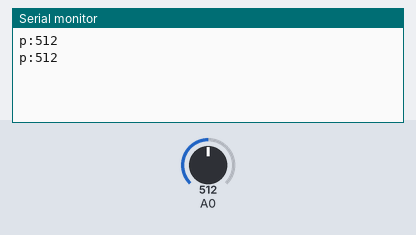
The sketch below on a simulated Arduino Uno, built with avr-gcc and run on an emulated ATmega328P. Shown: the last lines printed to the serial monitor. The inputs (shaded band) are chosen by the test bench; at power-on: A0 = 512.

Above: at 1.8 s.
1.9 s: A0 set to 716
At 2.8 s:
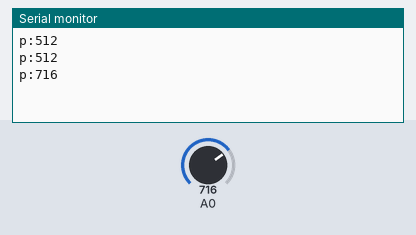
3.4 s: A0 set to 900
At 4.7 s:
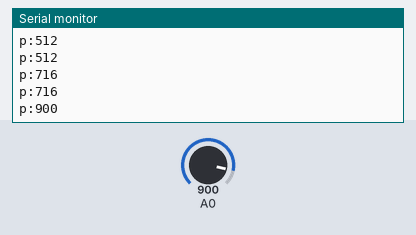
Timing chart, 0 to 6.4 s (numbered marks = the images above; inputs shaded):
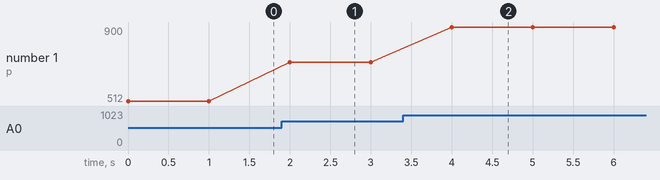

The sketch:

1.ino
```cpp
void setup()
{
}
void loop()
{
    Serial.begin(115200); // 設定波長
    Serial.print("p:");
    Serial.println(analogRead(A0)); // 檢測類比訊號
    delay(1000);
}
```

Measured:
- after the input at 1.9 s, the serial monitor: prints a new line after 0.10 s (image 1)
- after the input at 3.4 s, the serial monitor: prints a new line after 0.60 s (image 2)
- plotted number 1: 512 → 716 after the input at 1.9 s, 716 → 900 after the input at 3.4 s
